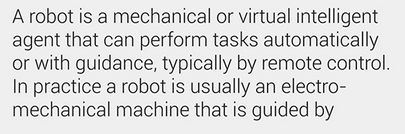
#> input picture python/train.png, 405 x 134 px
$ python trainingdata.py   (Python 2 division)
#> lines starting #> are read from the running program, lines starting #| are printed output that depends on the picture; after the words box and inside, x2 and y2 are one past the last pixel; in counts of white or black regions, pixels touching at a corner belong together
import numpy as np
import cv2

im = cv2.imread('train.png')
#> im is the input picture: shape (134, 405, 3); mean B, G, R 218.2, 218.2, 218.4
im3 = im.copy()

gray = cv2.cvtColor(im, cv2.COLOR_BGR2GRAY)
blur = cv2.GaussianBlur(gray,(5,5),0)
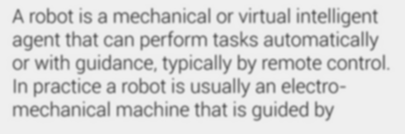
#> blur: shape (134, 405); min 98, max 241, mean 218.2
thresh = cv2.adaptiveThreshold(blur,255,1,1,11,2)
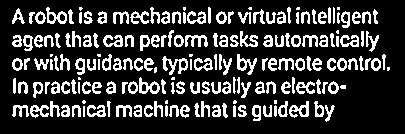
#> thresh: shape (134, 405); 21.3% white in thin lines or dots, all inside (x1, y1, x2, y2) = (12, 7, 390, 122)

contours,hierarchy = cv2.findContours(thresh,cv2.RETR_LIST,cv2.CHAIN_APPROX_SIMPLE)
#> contours = 240 contours, 67 with area under 20; largest, box (x1, y1, x2, y2) and area: (139, 77, 160, 94) 187, (46, 7, 67, 24) 182, (162, 56, 188, 75) 172, (289, 101, 309, 118) 159, (237, 54, 257, 75) 152
cv2.imshow('im', hierarchy)
key = cv2.waitKey(0)
#> (key Esc is pressed here)

samples =  np.empty((0,100))
responses = []
keys = [i for i in range(48,58)]

for cnt in contours:
    if cv2.contourArea(cnt)>50:
        [x,y,w,h] = cv2.boundingRect(cnt)

        if  h>28:
            cv2.rectangle(im,(x,y),(x+w,y+h),(0,0,255),2)
            roi = thresh[y:y+h,x:x+w]
            roismall = cv2.resize(roi,(10,10))
            cv2.imshow('norm',im)
            key = cv2.waitKey(0)

            if key == 27:
                sys.exit()
            elif key in keys:
                responses.append(int(chr(key)))
                sample = roismall.reshape((1,100))
                samples = np.append(samples,sample,0)
#> this loop made 240 passes
#> (x, y, w, h) on passes 16, 19, 20, 24, 25, 26, 28, 29, 30, 33, 34, 35: (252, 105, 9, 16), (212, 105, 9, 12), (180, 105, 10, 13), (133, 105, 9, 12), (116, 105, 16, 12), (87, 105, 19, 12), (61, 105, 9, 12), (30, 105, 19, 13), (12, 105, 17, 12), (314, 101, 10, 16), (289, 101, 20, 17), (278, 101, 10, 16)
#> cnt on passes 12, 40: [[83, 106], [83, 116], [84, 116], [84, 106]], [[274, 100], [274, 103], [276, 103], [276, 100]]
#> after the loop, responses = []

responses = np.array(responses,np.float32)
#> responses = empty array
responses = responses.reshape((responses.size,1))
print "training complete"

np.savetxt('generalsamples.data',samples)
np.savetxt('generalresponses.data',responses)
